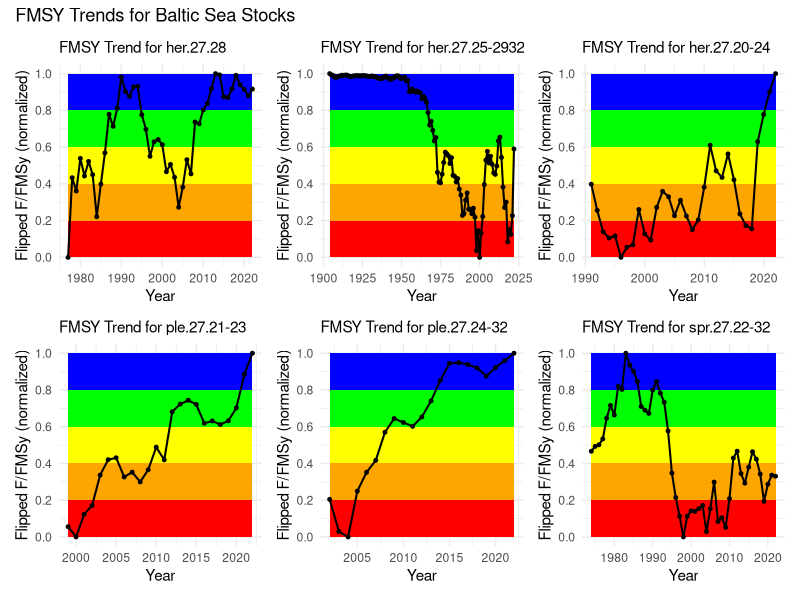
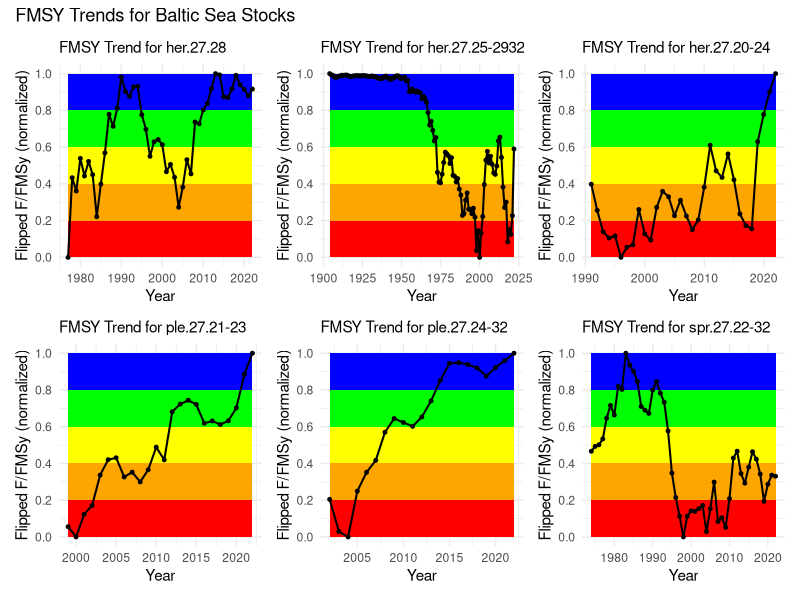

Write R code to recreate these figures, in order.
# Set working directory
setwd("/Users/emma/Library/CloudStorage/OneDrive-DanmarksTekniskeUniversitet/NIVA/data")
getwd()

# Load required libraries
library(dplyr)
library(tidyr)
library(readr)
library(ggplot2)
library(patchwork)
library(scales)

# Load your data
data <- read.csv("sag_complete2.csv")

# Define selected stock labels
stock_labels <- c("her.27.28", "her.27.25-2932", "her.27.20-24", 
                  "ple.27.21-23", "ple.27.24-32", "spr.27.22-32")

# Filter, normalize, and flip F.FMSy for these stocks
cod_stocks <- data %>%
  filter(StockKeyLabel %in% stock_labels, !is.na(F.FMSy), !is.na(Year)) %>%
  group_by(StockKeyLabel) %>%
  mutate(F.FMSy_norm = rescale(F.FMSy, to = c(0, 1)),
         F.FMSy_flipped = 1 - F.FMSy_norm) %>%
  ungroup() %>%
  filter(!is.na(F.FMSy_flipped))

# Function to generate an individual plot for each stock
plot_flipped_fmsy <- function(stock_data, stock_label) {
  ggplot(stock_data, aes(x = Year, y = F.FMSy_flipped)) +
    geom_rect(aes(xmin = min(Year), xmax = max(Year), ymin = 0.8, ymax = 1), fill = "blue", alpha = 0.7) +
    geom_rect(aes(xmin = min(Year), xmax = max(Year), ymin = 0.6, ymax = 0.8), fill = "green", alpha = 0.7) +
    geom_rect(aes(xmin = min(Year), xmax = max(Year), ymin = 0.4, ymax = 0.6), fill = "yellow", alpha = 0.7) +
    geom_rect(aes(xmin = min(Year), xmax = max(Year), ymin = 0.2, ymax = 0.4), fill = "orange", alpha = 0.7) +
    geom_rect(aes(xmin = min(Year), xmax = max(Year), ymin = 0, ymax = 0.2), fill = "red", alpha = 0.7) +
    geom_line(color = "black", linewidth = 0.7) +
    geom_point(color = "black", size = 1) +
    scale_y_continuous(breaks = seq(0, 1, by = 0.2), limits = c(0, 1)) +
    labs(title = paste("FMSY Trend for", stock_label),
         x = "Year", y = "Flipped F/FMSy (normalized)") +
    theme_minimal() +
    theme(plot.title = element_text(size = 11))  # Adjust size value as needed
}

# Generate plots for each stock
plots <- lapply(stock_labels, function(label) {
  stock_data <- cod_stocks %>% filter(StockKeyLabel == label)
  plot_flipped_fmsy(stock_data, label)
})

# Combine all plots into one figure using patchwork
combined_plot <- wrap_plots(plots, ncol = 3) +
  plot_annotation(title = "FMSY Trends for Baltic Sea Stocks")

# Print the combined plot
print(combined_plot)

output_dir <- "/Users/emma/Library/CloudStorage/OneDrive-DanmarksTekniskeUniversitet/NIVA/plots"
if (!dir.exists(output_dir)) dir.create(output_dir, recursive = TRUE)

ggsave(
  filename = file.path(output_dir, "GES_speciestrend.png"), 
  plot = combined_plot, width = 8, height = 6, dpi = 300)
